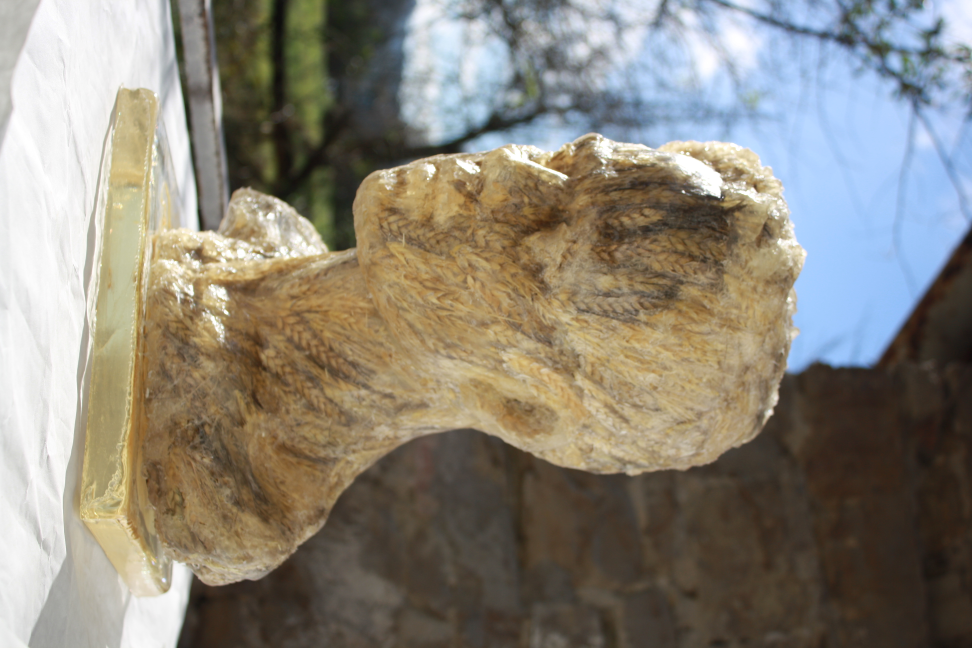
#> input picture 16_DeaRh/16_DeaRh_1.jpg, 3888 x 2592 px (shown at 1/4 size)
$ python new_people.py 16_DeaRh
#> lines starting #> are read from the running program, lines starting #| are printed output that depends on the picture
from PIL import Image
import os
import re
import sys

def rename_and_resize_images(directory):
    # Define the regex pattern
    pattern = re.compile(r'^.*\.(jpg|jpeg|png|gif|bmp|tiff)$', flags=re.IGNORECASE)

    # Counter for the sequence
    sequence_number = 1

    # Get the folder name from the last part of the directory path
    folder_name = os.path.basename(os.path.normpath(directory))

    # Iterate through files in the directory
    for filename in os.listdir(directory):
        # Check if the filename matches the pattern
        match = pattern.match(filename)

        if match:
            # Get file extension
            ext = match.group(1).lower()

            # Create the new filename with the sequence number and underscore
            new_filename = f'{folder_name}_{sequence_number}.{ext}'
            sequence_number += 1

            # Build the full paths
            old_path = os.path.join(directory, filename)
            new_path = os.path.join(directory, new_filename)

            # Rename the file
            os.rename(old_path, new_path)

            # Resize the image
            resize_image(new_path)
#> in resize_image, img is the input picture: PIL image 3888x2592 RGB; mean R, G, B 138.1, 132.3, 120.4
#> in resize_image, `resized_img = img.resize((target_width, target_height), resample=Image..`:
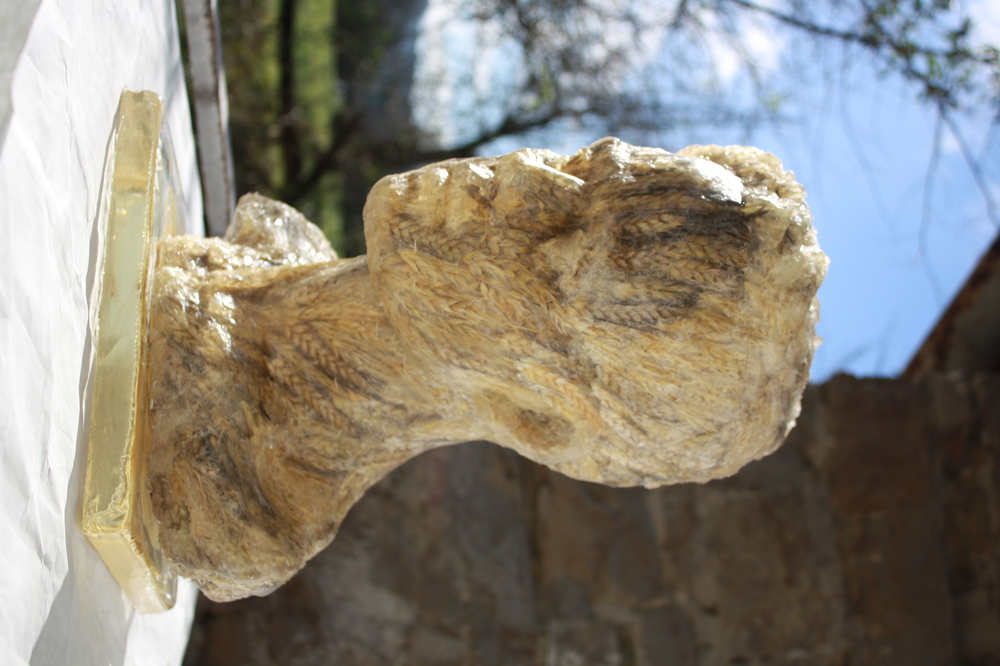
#> resized_img: PIL image 1000x666 RGB; mean R, G, B 138.1, 132.3, 120.4
#> pass 2 of the loop in rename_and_resize_images, `for filename in os.listdir(directory):`:
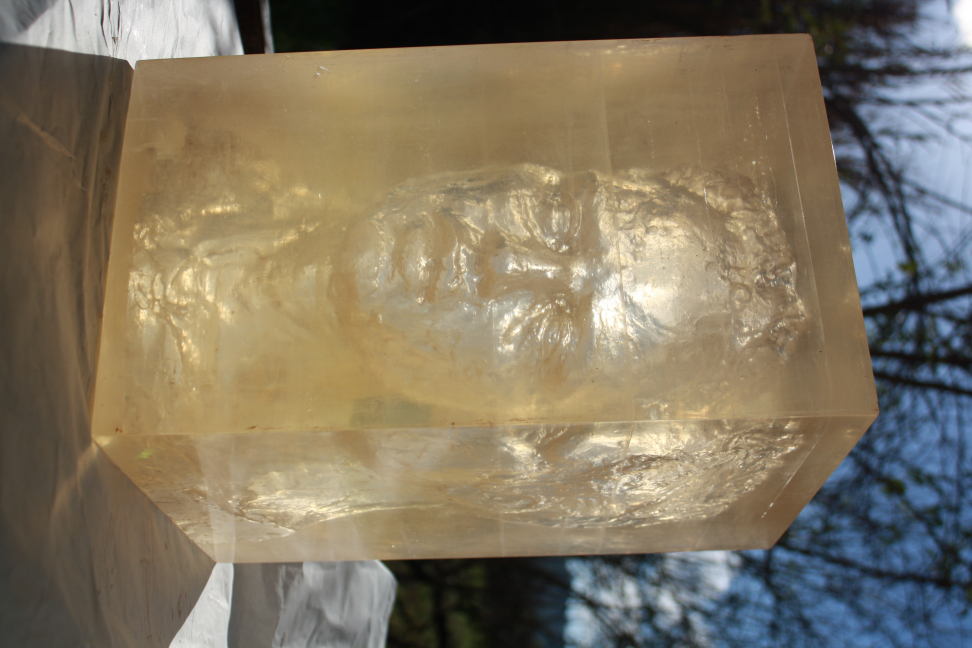
#> input picture 16_DeaRh/16_DeaRh_2.jpg, 3888 x 2592 px (shown at 1/4 size)
#> in resize_image, img is the input picture: PIL image 3888x2592 RGB; mean R, G, B 129.1, 118.4, 98.1
#> in resize_image (call 2), `resized_img = img.resize((target_width, target_height), resample=Image..`:
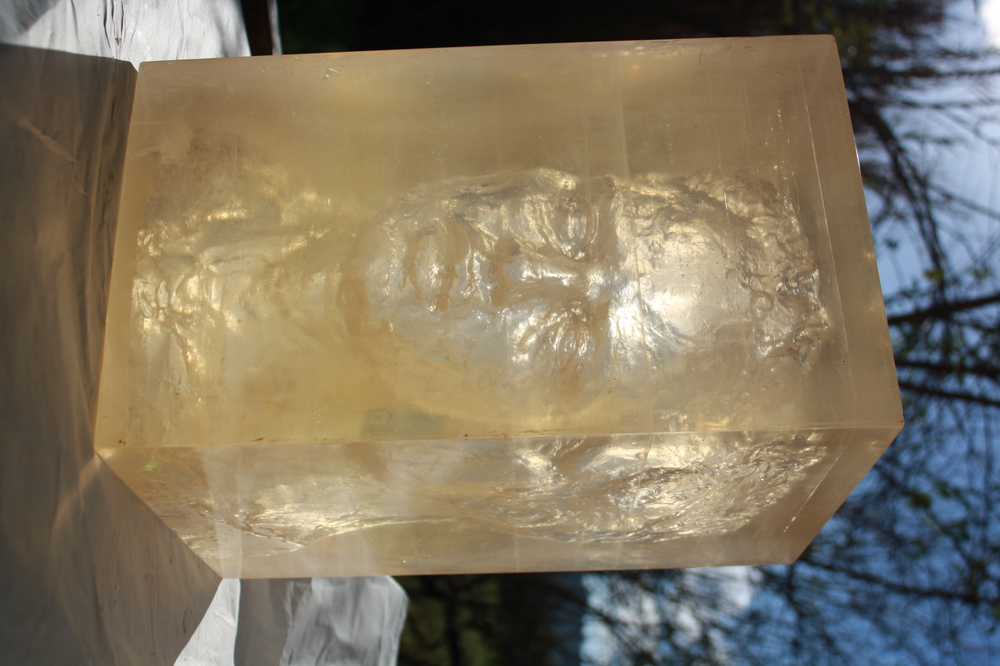
#> resized_img: PIL image 1000x666 RGB; mean R, G, B 129.1, 118.4, 98.1


def resize_image(image_path):
    # Open the image
    with Image.open(image_path) as img:
        # Calculate the new width to maintain the aspect ratio
        target_width = 1000
        aspect_ratio = img.width / img.height
        target_height = int(target_width / aspect_ratio)

        # Resize the image
        resized_img = img.resize((target_width, target_height), resample=Image.LANCZOS)

        # Save the resized image, overwriting the original
        resized_img.save(image_path)

def create_html(directory):
    # Get the folder name from the last part of the directory path
    folder_name = os.path.basename(os.path.normpath(directory))

    # Read header content
#> (the run stopped early here; a loop or call above may not have finished)
